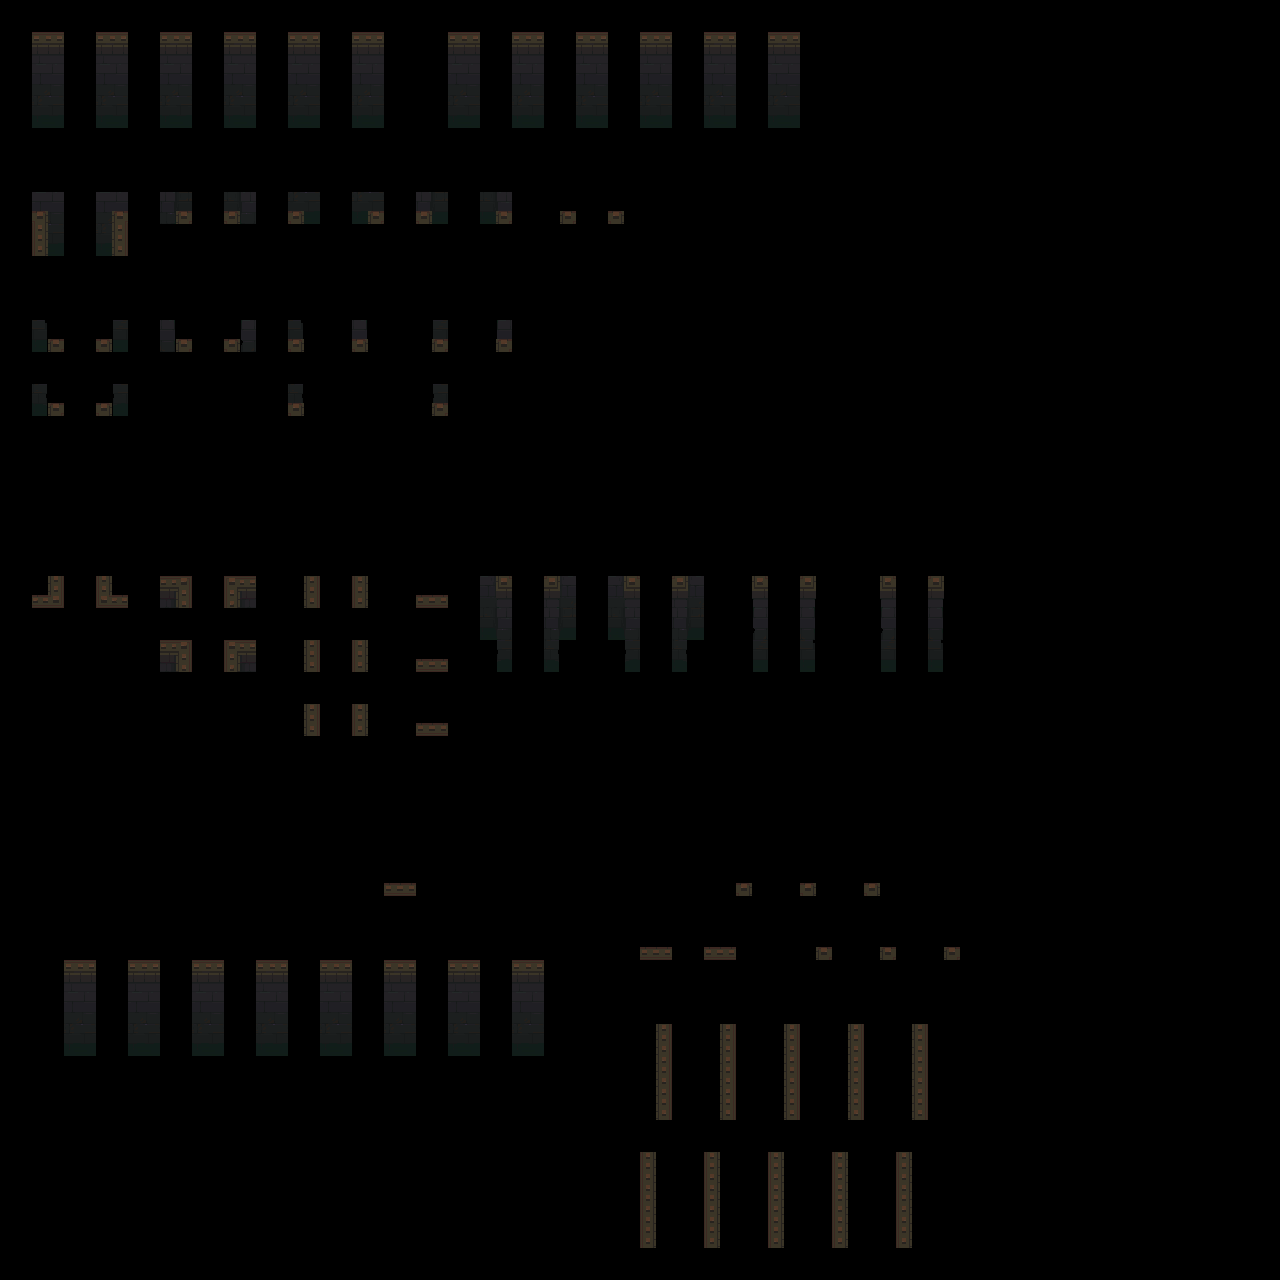

This game map was drawn from its Tiled (.tmx) file and the tilesets committed beside it. A one-line description and the trimmed map source follow:
An orthogonal 40x40 tile map with 32x32 px tiles, 1 tile layer (input_plats), 1 hidden layer not drawn and 4 objects.

<map version="1.9" tiledversion="1.9.2" orientation="orthogonal" renderorder="right-down" width="40" height="40" tilewidth="32" tileheight="32" infinite="0" nextlayerid="4" nextobjectid="8">
 <properties>
  <property name="MatchInOrder" type="bool" value="true" />
 </properties>
 <tileset firstgid="1" source="../Tilesets/The depths-Tileset-Platform3.tsx" />
 <layer id="1" name="input_plats" width="40" height="40" opacity="0.83">
  <data>[1600 cells, 162 non-empty, 46 distinct tile ids]</data>
 </layer>
 <layer id="2" name="output_plats" width="40" height="40" visible="0">
  <data>[1600 cells, 166 non-empty, 166 distinct tile ids]</data>
 </layer>
 <objectgroup id="3" name="rule_options" offsetx="-10.6667" offsety="-16.6667">
  <object id="2" x="28" y="180.667" width="917.333" height="320">
   <properties>
    <property name="Disabled" type="bool" value="false" />
    <property name="Probability" type="float" value="0.25" />
   </properties>
  </object>
  <object id="4" x="29.6667" y="568.333" width="1109.23" height="205">
   <properties>
    <property name="Probability" type="float" value="0.25" />
   </properties>
  </object>
  <object id="5" x="30.667" y="28.6667" width="915" height="129">
   <properties>
    <property name="Probability" type="float" value="0.15" />
   </properties>
  </object>
  <object id="7" x="40.0517" y="867.167" width="1109.23" height="401">
   <properties>
    <property name="Probability" type="float" value="0.25" />
   </properties>
  </object>
 </objectgroup>
</map>
